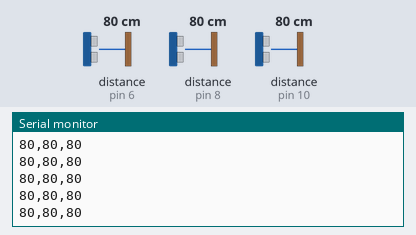
This sketch was run on a simulated Arduino Uno, built with avr-gcc and run on an emulated ATmega328P. On the bench: the last lines printed to the serial monitor. Wiring (inferred from the names in the program): 3 × ultrasonic range finder: trigger pin 7, echo pin 6 / trigger pin 9, echo pin 8 / trigger pin 11, echo pin 10. The inputs (shaded band) are chosen by the test bench; at power-on: distance to the obstacle (sensors on pin 6, pin 8, pin 10) 80 cm. The echo pulse lasts 58.3 µs per cm.

Above: at 1.2 s.
1.3 s: distance to the obstacle (sensor on pin 6) set to 2 cm
At 1.5 s:
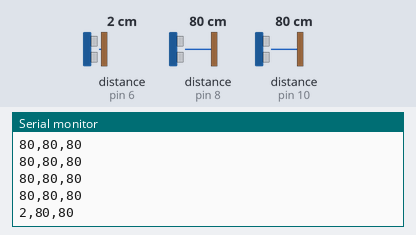
2.8 s: distance to the obstacle (sensor on pin 8) set to 120 cm
At 2.84 s:
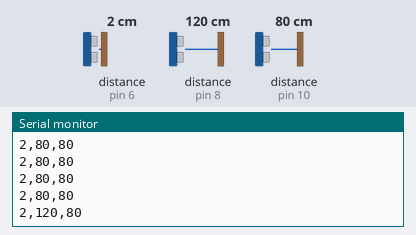
5.8 s: distance to the obstacle (sensor on pin 10) set to 2 cm
At 5.91 s:
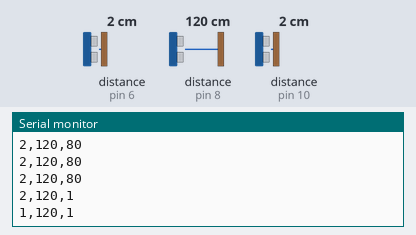
7.3 s: distance to the obstacle (sensor on pin 6) set to 4 cm
At 7.32 s:
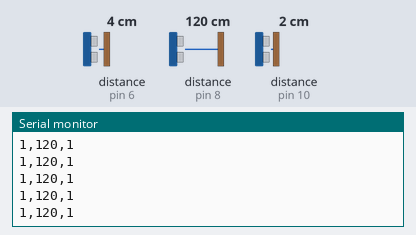
8.8 s: distance to the obstacle (sensor on pin 8) set to 2 cm
At 8.85 s:
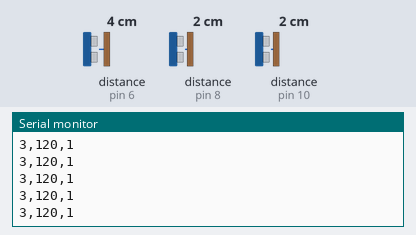
10.3 s: distance to the obstacle (sensor on pin 10) set to 4 cm
At 10.39 s:
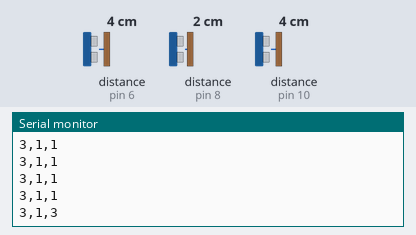
Timing chart, 0 to 12.8 s (numbered marks = the images above; inputs shaded):
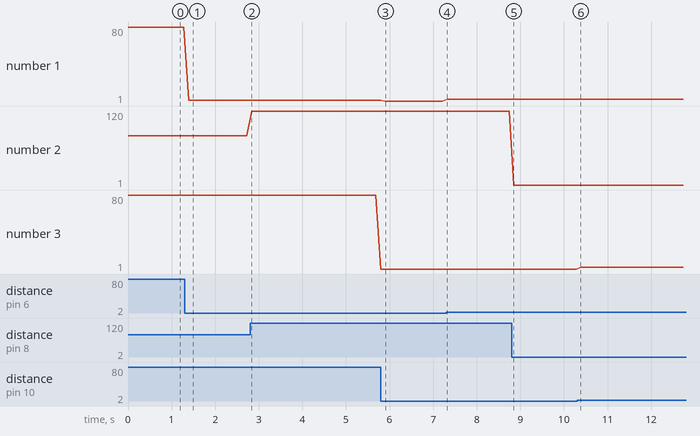

The sketch:

FinalProject.ino
```cpp
/* Adapted from Ping))) Sensor example; https://www.arduino.cc/en/Tutorial/BuiltInExamples/Ping */

// Echo, Trig
const int DISTANCE_PINS[] = { 6, 7, 8, 9, 10, 11, 12, 13 };
const int NUM_SENSORS = 3;

void setup() {
  // initialize serial communication:
  Serial.begin(9600);
  for (int i = 0; i < NUM_SENSORS; i++) {
    pinMode(DISTANCE_PINS[2 * i], INPUT);
    pinMode(DISTANCE_PINS[2 * i + 1], OUTPUT);
  }
}

void loop() {
  for (int i = 0; i < NUM_SENSORS; i++) {
    long duration, cm;
    digitalWrite(DISTANCE_PINS[2 * i + 1], LOW);
    delayMicroseconds(2);
    digitalWrite(DISTANCE_PINS[2 * i + 1], HIGH);
    delayMicroseconds(10);
    digitalWrite(DISTANCE_PINS[2 * i + 1], LOW);
    duration = pulseIn(DISTANCE_PINS[2 * i], HIGH);
    cm = microsecondsToCentimeters(duration);
    Serial.print(cm);
    if (i < NUM_SENSORS - 1) {
      Serial.print(",");
    }
  }
  Serial.println();

  delay(100);
}

long microsecondsToInches(long microseconds) {
  // According to Parallax's datasheet for the PING))), there are 73.746
  // microseconds per inch (i.e. sound travels at 1130 feet per second).
  // This gives the distance travelled by the ping, outbound and return,
  // so we divide by 2 to get the distance of the obstacle.
  // See: https://www.parallax.com/package/ping-ultrasonic-distance-sensor-downloads/
  return microseconds / 74 / 2;
}

long microsecondsToCentimeters(long microseconds) {
  // The speed of sound is 340 m/s or 29 microseconds per centimeter.
  // The ping travels out and back, so to find the distance of the object we
  // take half of the distance travelled.
  return microseconds / 29 / 2;
}
```

Measured:
- after the input at 1.3 s, the serial monitor: prints a new line after 0.09 s (image 1)
- after the input at 2.8 s, the serial monitor: prints a new line at once (image 2)
- after the input at 5.8 s, the serial monitor: prints a new line after 0.10 s (image 3)
- after the input at 10.3 s, the serial monitor: prints a new line after 0.09 s (image 6)
- plotted number 1: 80 → 2 after the input at 1.3 s, 2 → 1 after the input at 5.8 s, 1 → 3 after the input at 7.3 s
- plotted number 2: 80 → 120 after the input at 2.8 s
- plotted number 3: 80 → 1 after the input at 2.8 s
